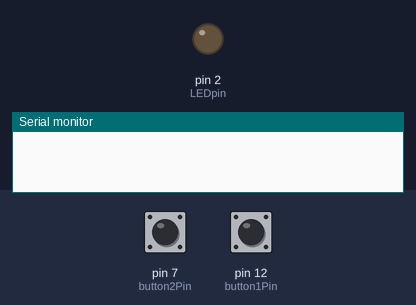
Recording of a sketch running on a simulated Arduino Uno, built with avr-gcc and run on an emulated ATmega328P. Parts: output pins drawn as LEDs (lit = HIGH), the last lines printed to the serial monitor. The test bench sets the inputs (shaded band); at power-on: pin 12 (button1Pin) HIGH, pin 7 (button2Pin) LOW.

Above: at 1.2 s.
1.3 s: pin 12 (button1Pin) pulled LOW for 3.2 s
At 4.3 s:
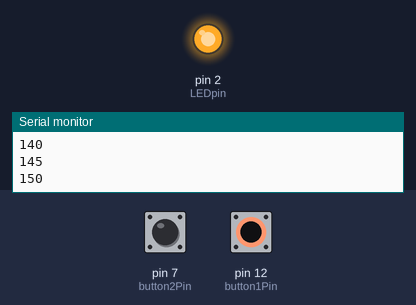
Timing chart, 0 to 5.8 s (numbered marks = the images above; inputs shaded):
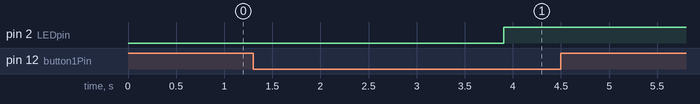

Measured:
- after the input at 1.3 s, pin 2 (LEDpin): LOW → HIGH after 2.6 s

The sketch:

28.PushButtonProject.ino
```cpp
// C++ code
// bas esa banaya hai ki ek button push karenge to brightness bulb ki badegi or dusara push karenge to brightness ghategi
int LEDpin = 2;
int button1Pin = 12;
int button2Pin = 7;
int button1Val;
int button2Val;
int brightNess = 0;
int buzzPin = 0;
int dt = 100;

void setup(){
  Serial.begin(9600);
  pinMode(LEDpin, OUTPUT);
  pinMode(button1Pin, INPUT);
  pinMode(button2Pin, INPUT);
  pinMode(buzzPin, OUTPUT);
}

void loop(){
  button1Val = digitalRead(button1Pin);
  button2Val = digitalRead(button2Pin);
  // button push hua
  if (button1Val == 0){
    // dekho brightness kitni hai agar 255 se kam to agge bado
    if (brightNess < 255){
      // brigthnes badenge jo bad me analog write me gaya hai
      brightNess = brightNess + 5;
      Serial.println(brightNess);
      delay(dt);
    }

  }
  // dusara button push hua
  else if (button1Val == 0){
    // isme 0 to nahi hai brightness check karega
    if (brightNess > 0){
      // ab yaha brightness kam karenge
      brightNess = brightNess - 5;
      Serial.println(brightNess);
      delay(dt);
    }
  }

analogWrite(LEDpin, brightNess);
}
```
